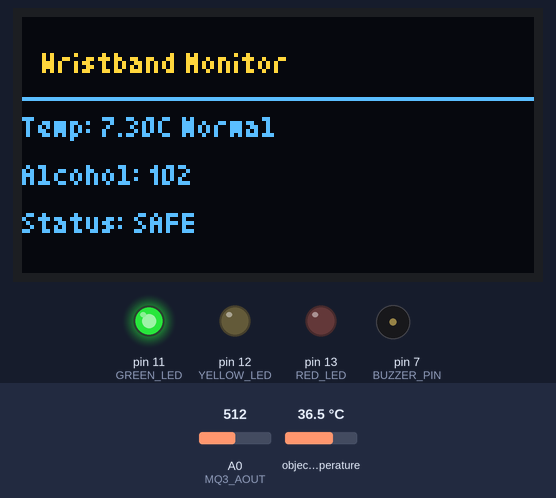
A sketch run on a simulated Arduino Uno, built with avr-gcc and run on an emulated ATmega328P. Shown: 128×64 one-colour display, output pins drawn as LEDs (lit = HIGH), buzzer (waves = sounding). Inputs (shaded band) come from the test bench; at power-on: object temperature 36.5 °C, A0 (MQ3_AOUT) = 512. The OLED is the two-colour kind (top 16 rows yellow); what the sketch prints to the serial monitor is not drawn.

Above: at 2.1 s.
2.8 s: object temperature set to 20 °C
At 3.34 s:
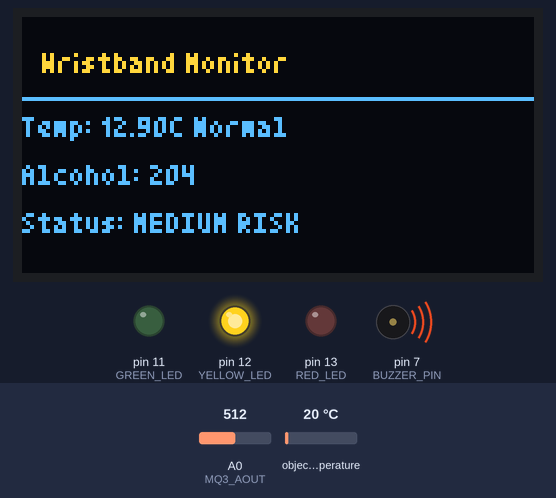
5.0 s: A0 (MQ3_AOUT) set to 716
At 5.34 s:
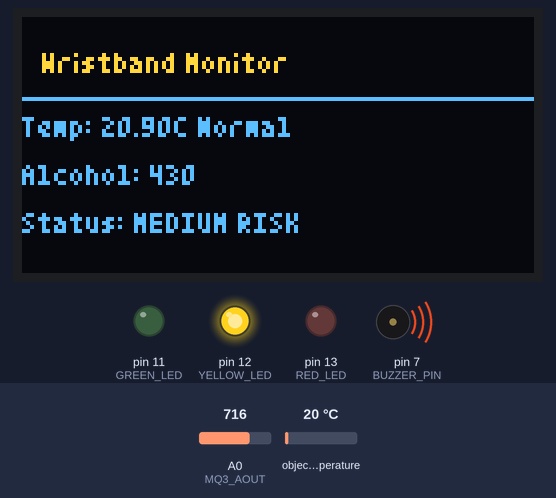
7.0 s: A0 (MQ3_AOUT) set to 511
At 8.7 s:
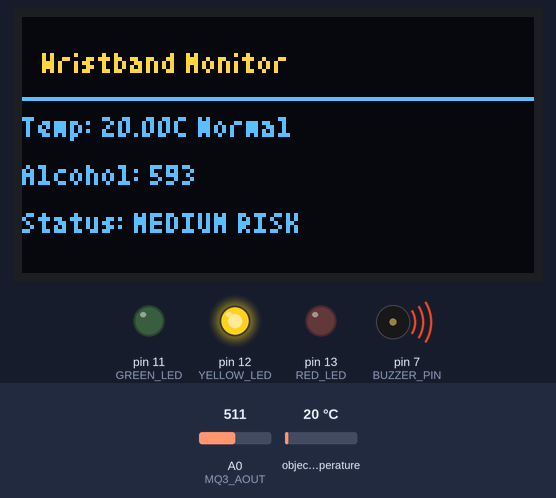
9.0 s: object temperature set to 26 °C
At 9.9 s:
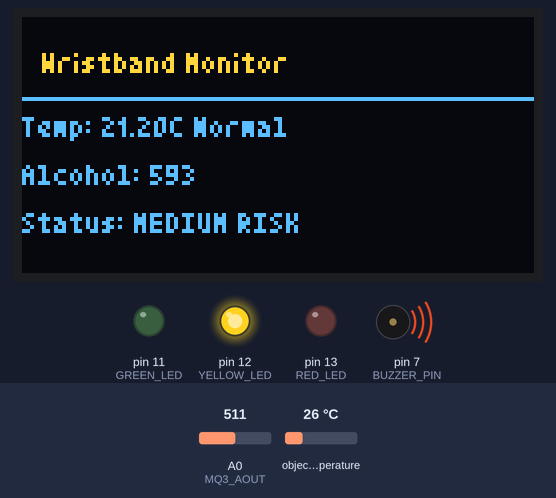
11.0 s: object temperature set to 42.2 °C
At 11.4 s:
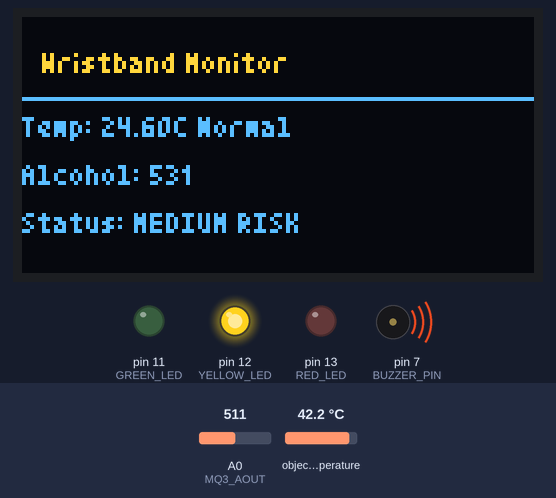
13.0 s: object temperature set to 42.7 °C
At 17.9 s:
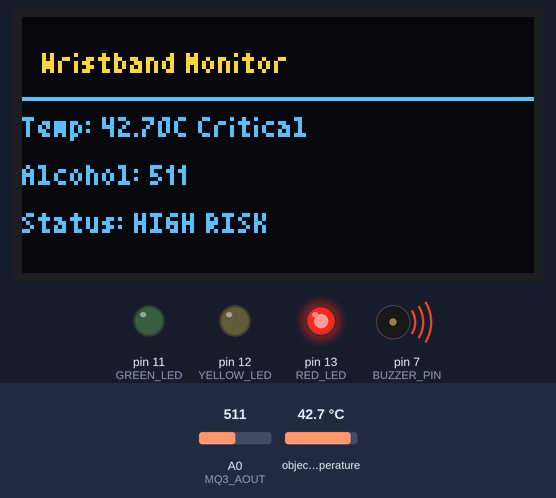
Timing chart, 0 to 19.0 s (numbered marks = the images above; inputs shaded):
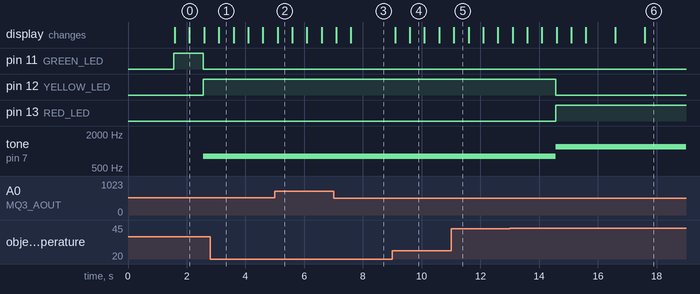

The sketch:

Nithya_AI.ino
```cpp
#include <Wire.h>
#include <Adafruit_GFX.h>
#include <Adafruit_SSD1306.h>
#include <Adafruit_MLX90614.h>
#include <Fonts/TomThumb.h>

// ---------------- PIN DEFINITIONS ----------------
#define MQ3_AOUT A0
#define BUZZER_PIN 7
#define RED_LED 13
#define YELLOW_LED 12
#define GREEN_LED 11

// ---------------- OLED SETTINGS ----------------
#define SCREEN_WIDTH 128
#define SCREEN_HEIGHT 64
Adafruit_SSD1306 display(SCREEN_WIDTH, SCREEN_HEIGHT, &Wire, -1);

// ---------------- SENSOR ----------------
Adafruit_MLX90614 mlx = Adafruit_MLX90614();

// ---------------- AI PARAMETERS ----------------
#define SAMPLE_SIZE 10

// Temperature levels (×10 to avoid float comparison)
#define TEMP_MILD      375   // 37.5°C
#define TEMP_HIGH      380   // 38.0°C
#define TEMP_CRITICAL  395   // 39.5°C

// Alcohol thresholds
#define ALC_MED   120
#define ALC_HIGH  150

int tempBuffer[SAMPLE_SIZE] = {0};
int alcoholBuffer[SAMPLE_SIZE] = {0};

long tempSum = 0;
long alcoholSum = 0;

int indexAI = 0;

// Timing control
unsigned long previousMillis = 0;
const long interval = 500;  // update every 500ms

// ------------------------------------------------

void setup() {
  Serial.begin(9600);
  mlx.begin();

  pinMode(MQ3_AOUT, INPUT);
  pinMode(BUZZER_PIN, OUTPUT);
  pinMode(RED_LED, OUTPUT);
  pinMode(YELLOW_LED, OUTPUT);
  pinMode(GREEN_LED, OUTPUT);

  if (!display.begin(SSD1306_SWITCHCAPVCC, 0x3C)) {
    Serial.println(F("OLED init failed"));
    while (1);
  }

  display.clearDisplay();
  display.setTextColor(SSD1306_WHITE);
  display.setCursor(10, 25);
  display.println(F("Initializing..."));
  display.display();
  delay(1500);
}

// ------------------------------------------------

void loop() {

  unsigned long currentMillis = millis();
  if (currentMillis - previousMillis < interval) return;
  previousMillis = currentMillis;

  // -------- SENSOR READINGS --------
  float temperature = mlx.readObjectTempC();
  int alcoholValue = analogRead(MQ3_AOUT);

  int tempInt = temperature * 10;  // convert to integer ×10

  // -------- MOVING AVERAGE FILTER --------
  tempSum -= tempBuffer[indexAI];
  alcoholSum -= alcoholBuffer[indexAI];

  tempBuffer[indexAI] = tempInt;
  alcoholBuffer[indexAI] = alcoholValue;

  tempSum += tempInt;
  alcoholSum += alcoholValue;

  indexAI++;
  if (indexAI >= SAMPLE_SIZE) indexAI = 0;

  int avgTemp = tempSum / SAMPLE_SIZE;
  int avgAlcohol = alcoholSum / SAMPLE_SIZE;

  // -------- AWTRA AI RISK SCORING --------
  int riskScore = 0;
  const char* tempLevel;

  // Temperature Classification
  if (avgTemp >= TEMP_CRITICAL) {
    riskScore += 60;
    tempLevel = "Critical";
  }
  else if (avgTemp >= TEMP_HIGH) {
    riskScore += 50;
    tempLevel = "High Fever";
  }
  else if (avgTemp >= TEMP_MILD) {
    riskScore += 30;
    tempLevel = "Mild Fever";
  }
  else {
    tempLevel = "Normal";
  }

  // Alcohol Classification
  if (avgAlcohol > ALC_HIGH) {
    riskScore += 50;
  }
  else if (avgAlcohol > ALC_MED) {
    riskScore += 30;
  }

  const char* statusMsg;

  if (riskScore >= 80) {
    statusMsg = "HIGH RISK";
    tone(BUZZER_PIN, 1200);
    digitalWrite(RED_LED, HIGH);
    digitalWrite(YELLOW_LED, LOW);
    digitalWrite(GREEN_LED, LOW);

  } else if (riskScore >= 40) {
    statusMsg = "MEDIUM RISK";
    tone(BUZZER_PIN, 800);
    digitalWrite(RED_LED, LOW);
    digitalWrite(YELLOW_LED, HIGH);
    digitalWrite(GREEN_LED, LOW);

  } else {
    statusMsg = "SAFE";
    noTone(BUZZER_PIN);
    digitalWrite(RED_LED, LOW);
    digitalWrite(YELLOW_LED, LOW);
    digitalWrite(GREEN_LED, HIGH);
  }

  // -------- SERIAL OUTPUT --------
  Serial.print(F("Temp: "));
  Serial.print(avgTemp / 10.0);
  Serial.print(F(" C | Alcohol: "));
  Serial.print(avgAlcohol);
  Serial.print(F(" | Risk Score: "));
  Serial.println(riskScore);

  // -------- OLED DISPLAY --------
  display.clearDisplay();
  display.setFont(&TomThumb);
  display.setTextColor(SSD1306_WHITE);

  display.setCursor(5, 14);
  display.println(F("Wristband Monitor"));
  display.drawLine(0, 20, 127, 20, SSD1306_WHITE);

  display.setCursor(0, 30);
  display.print(F("Temp: "));
  display.print(avgTemp / 10.0);
  display.print(F("C "));
  display.println(tempLevel);

  display.setCursor(0, 42);
  display.print(F("Alcohol: "));
  display.println(avgAlcohol);

  display.setCursor(0, 54);
  display.print(F("Status: "));
  display.println(statusMsg);

  display.display();
}
```

Measured:
- the behaviour switches between 42.4 and 42.5 °C on object temperature (found by bisection; images 5 and 6)
- what the display in image 0 shows lasts 0.5 s, from 2.1 s to 2.6 s
